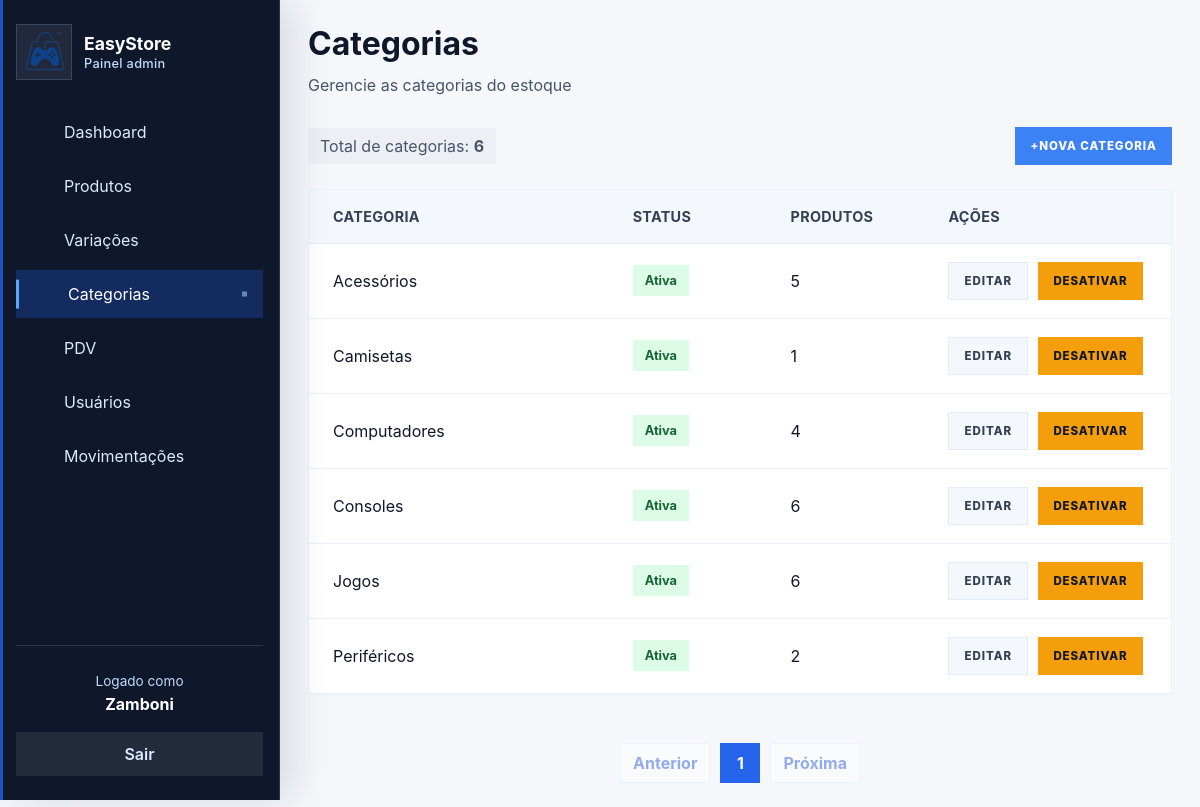
The page /categorias/ (signed in) on the database its author committed.
### app/models/categoria.py (models this page shows)
class Categoria(Base):
    __tablename__ = "categorias"
    id = Column(Integer, primary_key=True, autoincrement=True, index=True)
    nome = Column(String(167), nullable=False, unique=True)
    descricao = Column(String(255), nullable=True)
    ativo = Column(Boolean, default=True)
    produtos = relationship("Produto", back_populates="categoria", lazy="select")

### app/controllers/categoria_controller.py (the view)
@router.get("/")
def listar_categorias(
    request: Request,
    pagina: int = 1,
    por_pagina: int = 10,
    db: Session = Depends(get_db),
    usuario = Depends(get_admin),
):
    query = db.query(Categoria).order_by(Categoria.nome)
    total_categorias = query.count()
    por_pagina = min(max(por_pagina, 1), 10)
    total_paginas = math.ceil(total_categorias / por_pagina) if total_categorias else 1
    pagina = min(max(pagina, 1), total_paginas)
    categorias = query.offset((pagina - 1) * por_pagina).limit(por_pagina).all()
    return templates.TemplateResponse(
        request,
        "admin/categorias.html",
        {
            "request":      request,
            "usuario":      usuario,
            "categorias":   categorias,
            "pagina":       pagina,
            "por_pagina":   por_pagina,
            "total_paginas": total_paginas,
            "total_categorias": total_categorias,
            "page_title":   "Categorias",
            "page_subtitle":"Gerencie as categorias do estoque",
            "css_path":     "css/cadastros.css",
            "active":       "categorias",
        }
    )

### app/templates/admin/categorias.html
{% extends "admin/base.html" %}
{% block content %}
<div class="table-actions">
  <div class="detail-pill">Total de categorias: <strong>{{ total_categorias }}</strong></div>
  {% set role = usuario.role if usuario is not mapping else usuario.get('role') if usuario else None %}
  {% if role == 'admin' %}
  <a href="/categorias/nova" class="btn btn-primary">+Nova categoria</a>
  {% endif %}
</div>
<div class="table-card categories-table">
  <div class="table-row header">
    <div>Categoria</div>
    <div>Status</div>
    <div>Produtos</div>
    <div>Ações</div>
  </div>
  {% for categoria in categorias %}
  <div class="table-row">
    <div>{{ categoria.nome }}</div>
    <div><span class="status-badge {% if categoria.ativo %}active{% else %}inactive{% endif %}">{{ 'Ativa' if categoria.ativo else 'Inativa' }}</span></div>
    <div>{{ categoria.produtos|length }}</div>
    <div class="actions">
      {% if role == 'admin' %}
      <a href="/categorias/{{ categoria.id }}/editar" class="btn btn-secondary">Editar</a>
      <form action="/categorias/{{ categoria.id }}/toggle-ativo" method="post" data-confirm="Tem certeza que deseja alterar o status desta categoria?"><button type="submit" class="btn btn-warning">{% if categoria.ativo %}Desativar{% else %}Ativar{% endif %}</button></form>
      {% else %}
      <span class="muted">Ações administrativas ocultas</span>
      {% endif %}
    </div>
  </div>
  {% endfor %}
</div>
<nav class="pagination" aria-label="Paginação de categorias">
  <a class="pagination-link {% if pagina == 1 %}disabled{% endif %}" href="/categorias?por_pagina={{ por_pagina }}&pagina={{ pagina - 1 }}">Anterior</a>
  {% for numero in range(1, total_paginas + 1) %}
  <a class="pagination-link {% if numero == pagina %}active{% endif %}" href="/categorias?por_pagina={{ por_pagina }}&pagina={{ numero }}">{{ numero }}</a>
  {% endfor %}
  <a class="pagination-link {% if pagina == total_paginas %}disabled{% endif %}" href="/categorias?por_pagina={{ por_pagina }}&pagina={{ pagina + 1 }}">Próxima</a>
</nav>
{% endblock %}

### app/static/css/admin.css (style rules this page uses)
:root { --bg: #edf2ff; --surface: #ffffff; --surface-soft: #f8fafc; --text: #102a43; --muted: #64748b; --primary: #2563eb; --primary-dark: #1d4ed8; --success: #16a34a; --warning: #f59e0b; --danger: #dc2626; --radius: 12px; --shadow: 0 12px 30px rgba(15, 23, 42, 0.08); --transition: 0.25s ease; --color-dark: #0262bd; --color-primary: #3fa1fc; }
* { box-sizing: border-box; margin: 0; padding: 0; }
html, body { min-height: 100%; background: var(--bg); color: var(--text); font-family: 'Poppins', sans-serif; }
body { overflow-x: hidden; }
a { color: inherit; text-decoration: none; }
button { cursor: pointer; font: inherit; }
.btn { align-items: center; border: none; border-radius: 10px; display: inline-flex; justify-content: center; padding: 14px 22px; transition: transform var(--transition), box-shadow var(--transition), opacity var(--transition); }
.btn-primary { background-color: var(--primary); box-shadow: 0 16px 40px rgba(37, 99, 235, 0.22); color: #ffffff; }
.btn-secondary { background: var(--surface); box-shadow: 0 12px 28px rgba(15, 23, 42, 0.08); color: var(--text); }
.btn-warning { background: var(--warning); color: #0f172a; }
.card, .table-card, .form-card { background: var(--surface); border: 1px solid rgba(148, 163, 184, 0.14); border-radius: var(--radius); box-shadow: var(--shadow); }
.table-card { overflow: hidden; }
.table-row { align-items: center; border-bottom: 1px solid #eef2ff; display: grid; gap: 16px; padding: 18px 24px; }
.table-row.header { background: #f8fbff; color: #475569; font-size: 0.9rem; font-weight: 700; letter-spacing: 0.02em; text-transform: uppercase; }
.actions { display: flex; flex-wrap: wrap; gap: 10px; }
.status-badge { border-radius: 999px; display: inline-flex; font-size: 0.8rem; font-weight: 700; padding: 8px 12px; }
.status-badge.active, .status-badge.entrada { background: #dcfce7; color: #166534; }
.page-actions, .table-actions { align-items: center; display: flex; flex-wrap: wrap; gap: 16px; justify-content: space-between; }
.detail-pill { background: rgba(15, 23, 42, 0.03); border-radius: 999px; color: var(--muted); padding: 8px 12px; }
.pagination { align-items: center; display: flex; flex-wrap: wrap; gap: 8px; justify-content: center; margin-top: 24px; }
.pagination-link { background: var(--surface); border: 1px solid #dbeafe; border-radius: 10px; color: #1d4ed8; font-weight: 700; min-width: 40px; padding: 9px 12px; text-align: center; }
.pagination-link:hover, .pagination-link.active { background: #2563eb; border-color: #2563eb; color: #ffffff; }
.pagination-link.disabled { opacity: 0.45; pointer-events: none; }

### app/static/css/cadastros.css (style rules this page uses)
.categories-table .table-row { grid-template-columns: 2fr 1fr 1fr 1.4fr; }
.pagination { align-items: center; display: flex; flex-wrap: wrap; gap: 10px; justify-content: center; margin-top: 24px; }

### rows shown on the page
Categoria: nome "Acessórios", ativo "Ativa", produtos|length "5", shows "DESATIVAR"
Categoria: nome "Camisetas", ativo "Ativa", produtos|length "1", shows "DESATIVAR"
Categoria: nome "Computadores", ativo "Ativa", produtos|length "4", shows "DESATIVAR"
Categoria: nome "Consoles", ativo "Ativa", produtos|length "6", shows "DESATIVAR"
Categoria: nome "Jogos", ativo "Ativa", produtos|length "6", shows "DESATIVAR"
Categoria: nome "Periféricos", ativo "Ativa", produtos|length "2", shows "DESATIVAR"

### other values the page prints
{{ logged_name }} "Zamboni"
{{ page_title }} "Categorias"
{{ page_subtitle }} "Gerencie as categorias do estoque"
{{ total_categorias }} "6"
{{ numero }} "1"
